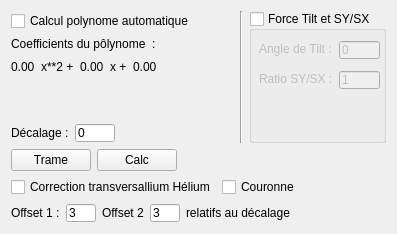
      <widget class="QWidget" name="tab_free">
       <attribute name="title">
        <string>Helium-Couronne-Libre</string>
       </attribute>
       <layout class="QVBoxLayout" name="verticalLayout_7">
        <item>
         <layout class="QHBoxLayout" name="horizontalLayout_12" stretch="1,0,0,1">
          <item>
           <layout class="QVBoxLayout" name="verticalLayout_6">
            <item>
             <widget class="QCheckBox" name="free_poly_auto_chk">
              <property name="text">
               <string>Calcul polynome automatique</string>
              </property>
             </widget>
            </item>
            <item>
             <widget class="QLabel" name="label_38">
              <property name="text">
               <string>Coefficients du pôlynome  :</string>
              </property>
             </widget>
            </item>
            <item>
             <layout class="QHBoxLayout" name="horizontalLayout">
              <item>
               <widget class="QLabel" name="free_a_text">
                <property name="text">
                 <string>0.00</string>
                </property>
               </widget>
              </item>
              <item>
               <widget class="QLabel" name="label_35">
                <property name="text">
                 <string>x**2 +</string>
                </property>
               </widget>
              </item>
              <item>
               <widget class="QLabel" name="free_b_text">
                <property name="text">
                 <string>0.00</string>
                </property>
               </widget>
              </item>
              <item>
               <widget class="QLabel" name="label_39">
                <property name="text">
                 <string>x +</string>
                </property>
               </widget>
              </item>
              <item>
               <widget class="QLabel" name="free_c_text">
                <property name="text">
                 <string>0.00</string>
                </property>
               </widget>
              </item>
              <item>
               <spacer name="horizontalSpacer_12">
                <property name="orientation">
                 <enum>Qt::Orientation::Horizontal</enum>
                </property>
                <property name="sizeHint" stdset="0">
                 <size>
                  <width>40</width>
                  <height>20</height>
                 </size>
                </property>
               </spacer>
              </item>
             </layout>
            </item>
            <item>
             <spacer name="verticalSpacer_2">
              <property name="orientation">
               <enum>Qt::Orientation::Vertical</enum>
              </property>
              <property name="sizeHint" stdset="0">
               <size>
                <width>20</width>
                <height>40</height>
               </size>
              </property>
             </spacer>
            </item>
            <item>
             <layout class="QHBoxLayout" name="horizontalLayout_5">
              <item>
               <widget class="QLabel" name="label_37">
                <property name="text">
                 <string>Décalage :</string>
                </property>
               </widget>
              </item>
              <item>
               <widget class="QLineEdit" name="free_shift_text">
                <property name="maximumSize">
                 <size>
                  <width>40</width>
                  <height>18</height>
                 </size>
                </property>
                <property name="text">
                 <string>0</string>
                </property>
               </widget>
              </item>
              <item>
               <spacer name="horizontalSpacer_2">
                <property name="orientation">
                 <enum>Qt::Orientation::Horizontal</enum>
                </property>
                <property name="sizeHint" stdset="0">
                 <size>
                  <width>40</width>
                  <height>20</height>
                 </size>
                </property>
               </spacer>
              </item>
             </layout>
            </item>
           </layout>
          </item>
          <item>
           <spacer name="horizontalSpacer_7">
            <property name="orientation">
             <enum>Qt::Orientation::Horizontal</enum>
            </property>
            <property name="sizeHint" stdset="0">
             <size>
              <width>40</width>
              <height>20</height>
             </size>
            </property>
           </spacer>
          </item>
          <item>
           <widget class="Line" name="line_2">
            <property name="orientation">
             <enum>Qt::Orientation::Vertical</enum>
            </property>
           </widget>
          </item>
          <item>
           <widget class="QGroupBox" name="free_tilt_chk">
            <property name="maximumSize">
             <size>
              <width>150</width>
              <height>16777215</height>
             </size>
            </property>
            <property name="title">
             <string>Force Tilt et SY/SX</string>
            </property>
            <property name="flat">
             <bool>true</bool>
            </property>
            <property name="checkable">
             <bool>true</bool>
            </property>
            <property name="checked">
             <bool>false</bool>
            </property>
            <widget class="QLineEdit" name="free_tilt_text">
             <property name="geometry">
              <rect>
               <x>90</x>
               <y>30</y>
               <width>41</width>
               <height>18</height>
              </rect>
             </property>
             <property name="maximumSize">
              <size>
               <width>16777215</width>
               <height>18</height>
              </size>
             </property>
             <property name="text">
              <string>0</string>
             </property>
            </widget>
            <widget class="QLineEdit" name="free_ratio_text">
             <property name="geometry">
              <rect>
               <x>90</x>
               <y>60</y>
               <width>41</width>
               <height>18</height>
              </rect>
             </property>
             <property name="maximumSize">
              <size>
               <width>16777215</width>
               <height>18</height>
              </size>
             </property>
             <property name="text">
              <string>1</string>
             </property>
            </widget>
            <widget class="QLabel" name="label_36">
             <property name="geometry">
              <rect>
               <x>10</x>
               <y>30</y>
               <width>81</width>
               <height>16</height>
              </rect>
             </property>
             <property name="text">
              <string>Angle de Tilt :</string>
             </property>
            </widget>
            <widget class="QLabel" name="label_41">
             <property name="geometry">
              <rect>
               <x>10</x>
               <y>60</y>
               <width>81</width>
               <height>16</height>
              </rect>
             </property>
             <property name="text">
              <string>Ratio SY/SX : </string>
             </property>
            </widget>
           </widget>
          </item>
         </layout>
        </item>
        <item>
         <layout class="QVBoxLayout" name="verticalLayout_5">
          <item>
           <layout class="QHBoxLayout" name="horizontalLayout_11">
            <item>
             <widget class="QPushButton" name="free_trame_btn">
              <property name="text">
               <string>Trame</string>
              </property>
             </widget>
            </item>
            <item>
             <widget class="QPushButton" name="inti_calc_btn_3">
              <property name="text">
               <string>Calc</string>
              </property>
             </widget>
            </item>
            <item>
             <spacer name="horizontalSpacer_4">
              <property name="orientation">
               <enum>Qt::Orientation::Horizontal</enum>
              </property>
              <property name="sizeHint" stdset="0">
               <size>
                <width>40</width>
                <height>20</height>
               </size>
              </property>
             </spacer>
            </item>
           </layout>
          </item>
          <item>
           <layout class="QHBoxLayout" name="horizontalLayout_10">
            <item>
             <widget class="QCheckBox" name="free_trans_helium_chk">
              <property name="text">
               <string>Correction transversallium Hélium</string>
              </property>
             </widget>
            </item>
            <item>
             <widget class="QCheckBox" name="free_corona_chk">
              <property name="text">
               <string>Couronne</string>
              </property>
             </widget>
            </item>
            <item>
             <spacer name="horizontalSpacer_5">
              <property name="orientation">
               <enum>Qt::Orientation::Horizontal</enum>
              </property>
              <property name="sizeHint" stdset="0">
               <size>
                <width>40</width>
                <height>20</height>
               </size>
              </property>
             </spacer>
            </item>
           </layout>
          </item>
          <item>
           <layout class="QHBoxLayout" name="horizontalLayout_9" stretch="0,0,0,0,0,1">
            <item>
             <widget class="QLabel" name="label_42">
              <property name="text">
               <string>Offset 1 :</string>
              </property>
             </widget>
            </item>
            <item>
             <widget class="QLineEdit" name="free_shift1_text">
              <property name="maximumSize">
               <size>
                <width>30</width>
                <height>18</height>
               </size>
              </property>
              <property name="text">
               <string>3</string>
              </property>
             </widget>
            </item>
            <item>
             <widget class="QLabel" name="label_43">
              <property name="text">
               <string>Offset 2</string>
              </property>
             </widget>
            </item>
            <item>
             <widget class="QLineEdit" name="free_shift2_text">
              <property name="maximumSize">
               <size>
                <width>30</width>
                <height>18</height>
               </size>
              </property>
              <property name="text">
               <string>3</string>
              </property>
             </widget>
            </item>
            <item>
             <widget class="QLabel" name="label_6">
              <property name="text">
               <string>relatifs au décalage</string>
              </property>
             </widget>
            </item>
            <item>
             <spacer name="horizontalSpacer_3">
              <property name="orientation">
               <enum>Qt::Orientation::Horizontal</enum>
              </property>
              <property name="sizeHint" stdset="0">
               <size>
                <width>40</width>
                <height>20</height>
               </size>
              </property>
             </spacer>
            </item>
           </layout>
          </item>
         </layout>
        </item>
       </layout>
      </widget>
